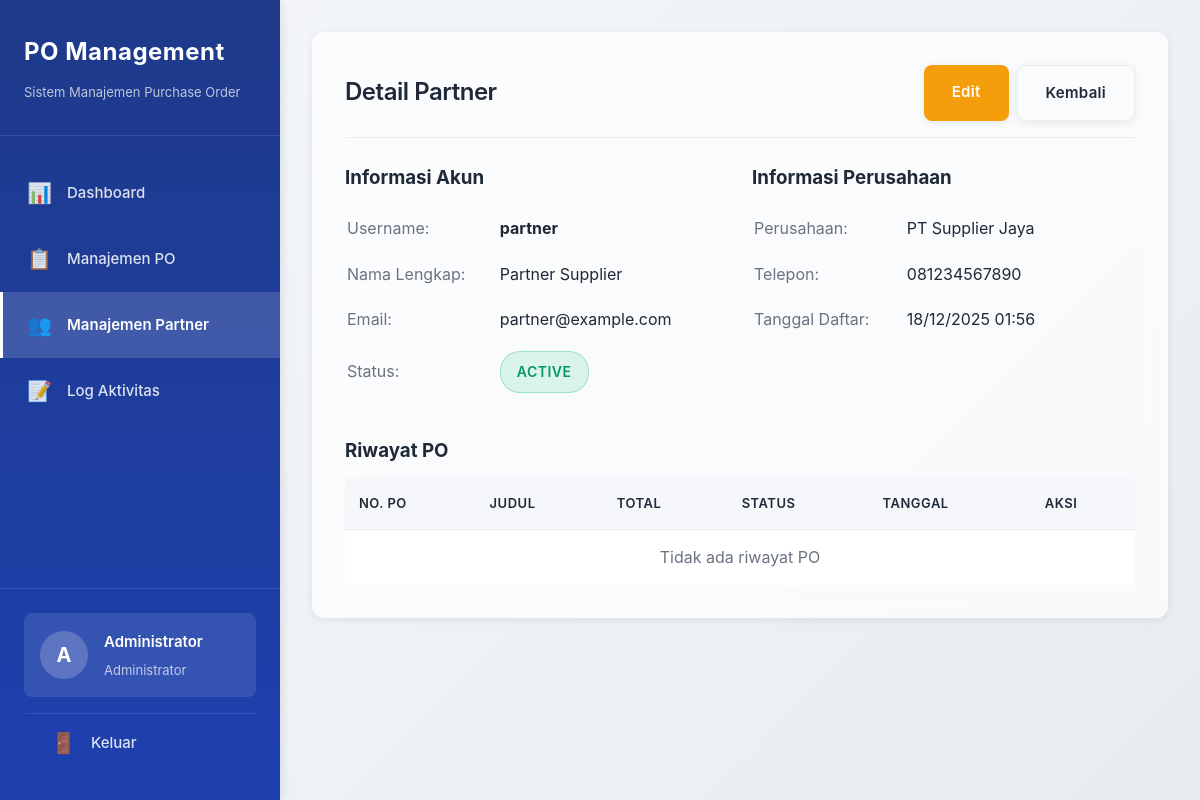
The app's page /admin/partner_view.php?id=2 (signed in) with its own data.
### tables this page shows
CREATE TABLE IF NOT EXISTS users (
    id INT AUTO_INCREMENT PRIMARY KEY,
    username VARCHAR(50) UNIQUE NOT NULL,
    password VARCHAR(255) NOT NULL,
    full_name VARCHAR(100) NOT NULL,
    email VARCHAR(100) NOT NULL,
    role ENUM('admin', 'partner') NOT NULL DEFAULT 'partner',
    company_name VARCHAR(200),
    phone VARCHAR(20),
    address TEXT,
    status ENUM('active', 'inactive') DEFAULT 'active',
    created_at TIMESTAMP DEFAULT CURRENT_TIMESTAMP,
    updated_at TIMESTAMP DEFAULT CURRENT_TIMESTAMP ON UPDATE CURRENT_TIMESTAMP,
    INDEX idx_username (username),
    INDEX idx_role (role)
);

### admin/partner_view.php (the view, shortened to what this page needs)
<?php
$pdo = getDBConnection();
$partner_id = intval($_GET['id'] ?? 0);
$stmt = $pdo->prepare("SELECT * FROM users WHERE id = ? AND role = 'partner'");
$stmt->execute([$partner_id]);
$partner = $stmt->fetch();
$stmt = $pdo->prepare("
    SELECT * FROM purchase_orders
    WHERE partner_id = ?
    ORDER BY created_at DESC
    LIMIT 20
");
$stmt->execute([$partner_id]);
$po_history = $stmt->fetchAll();
include '../includes/header.php';
?>
<div class="card">
    <div class="card-header">
        <h2 class="card-title">Detail Partner</h2>
        <div class="action-buttons">
            <a href="partner_edit.php?id=<?php echo $partner_id; ?>" class="btn btn-warning">Edit</a>
            <a href="partners.php" class="btn btn-outline">Kembali</a>
        </div>
    </div>
    <div style="display: grid; grid-template-columns: repeat(auto-fit, minmax(300px, 1fr)); gap: 1.5rem; margin-bottom: 2rem;">
        <div>
            <h3 style="margin-bottom: 0.75rem; color: var(--text-primary);">Informasi Akun</h3>
            <table style="width: 100%;">
                <tr>
                    <td style="padding: 0.5rem 0; color: var(--text-secondary); width: 40%;">Username:</td>
                    <td style="padding: 0.5rem 0;"><strong><?php echo htmlspecialchars($partner['username']); ?></strong></td>
                </tr>
                <tr>
                    <td style="padding: 0.5rem 0; color: var(--text-secondary);">Nama Lengkap:</td>
                    <td style="padding: 0.5rem 0;"><?php echo htmlspecialchars($partner['full_name']); ?></td>
                </tr>
                <tr>
                    <td style="padding: 0.5rem 0; color: var(--text-secondary);">Email:</td>
                    <td style="padding: 0.5rem 0;"><?php echo htmlspecialchars($partner['email']); ?></td>
                </tr>
                <tr>
                    <td style="padding: 0.5rem 0; color: var(--text-secondary);">Status:</td>
                    <td style="padding: 0.5rem 0;">
                        <span class="status-badge <?php echo $partner['status'] === 'active' ? 'status-approved' : 'status-rejected'; ?>">
                            <?php echo ucfirst($partner['status']); ?>
                        </span>
                    </td>
                </tr>
            </table>
        </div>
        <div>
            <h3 style="margin-bottom: 0.75rem; color: var(--text-primary);">Informasi Perusahaan</h3>
            <table style="width: 100%;">
                <?php if ($partner['company_name']): ?>
                    <tr>
                        <td style="padding: 0.5rem 0; color: var(--text-secondary); width: 40%;">Perusahaan:</td>
                        <td style="padding: 0.5rem 0;"><?php echo htmlspecialchars($partner['company_name']); ?></td>
                    </tr>
                <?php endif; ?>
                <?php if ($partner['phone']): ?>
                    <tr>
                        <td style="padding: 0.5rem 0; color: var(--text-secondary);">Telepon:</td>
                        <td style="padding: 0.5rem 0;"><?php echo htmlspecialchars($partner['phone']); ?></td>
                    </tr>
                <?php endif; ?>
                <tr>
                    <td style="padding: 0.5rem 0; color: var(--text-secondary);">Tanggal Daftar:</td>
                    <td style="padding: 0.5rem 0;"><?php echo date('d/m/Y H:i', strtotime($partner['created_at'])); ?></td>
                </tr>
            </table>
        </div>
    </div>
    <h3 style="margin-bottom: 0.75rem; color: var(--text-primary);">Riwayat PO</h3>
    <table class="table">
        <thead>
            <tr>
                <th>No. PO</th>
                <th>Judul</th>
                <th>Total</th>
                <th>Status</th>
                <th>Tanggal</th>
                <th>Aksi</th>
            </tr>
        </thead>
        <tbody>
            <?php if (empty($po_history)): ?>
                <tr>
                    <td colspan="6" style="text-align: center; color: var(--text-secondary);">Tidak ada riwayat PO</td>
                </tr>
            <?php endif; ?>
        </tbody>
    </table>
</div>
<?php include '../includes/footer.php'; ?>

### assets/css/style.css (style rules this page uses)
* { margin: 0; padding: 0; box-sizing: border-box; }
:root { --primary-color: #4a6fa5; --primary-dark: #3a5a8a; --primary-light: rgba(74, 111, 165, 0.1); --secondary-color: #6b7280; --success-color: #10b981; --success-light: rgba(16, 185, 129, 0.1); --danger-color: #ef4444; --danger-light: rgba(239, 68, 68, 0.1); --warning-color: #f59e0b; --warning-light: rgba(245, 158, 11, 0.1); --info-color: #3b82f6; --info-light: rgba(59, 130, 246, 0.1); --bg-color: #f5f7fa; --card-bg: rgba(255, 255, 255, 0.95); --card-bg-hover: rgba(255, 255, 255, 1); --text-primary: #1f2937; --text-secondary: #6b7280; --border-color: rgba(229, 231, 235, 0.8); --shadow: 0 2px 8px rgba(0, 0, 0, 0.08); --shadow-md: 0 4px 12px rgba(0, 0, 0, 0.1); --shadow-lg: 0 8px 24px rgba(0, 0, 0, 0.12); --glass-effect: rgba(255, 255, 255, 0.7); --glass-border: rgba(255, 255, 255, 0.18); }
body { font-family: -apple-system, BlinkMacSystemFont, 'Segoe UI', Roboto, 'Helvetica Neue', Arial, sans-serif; background: linear-gradient(135deg, #f5f7fa 0%, #e8ecf1 100%); background-attachment: fixed; color: var(--text-primary); line-height: 1.7; font-size: 16px; min-height: 100vh; }
body:not(.login-page) { display: flex; }
.card { background: var(--glass-effect); backdrop-filter: blur(10px); -webkit-backdrop-filter: blur(10px); border: 1px solid var(--glass-border); border-radius: 12px; box-shadow: var(--shadow); padding: 2rem; margin-bottom: 2rem; transition: all 0.3s ease; }
.card-header { display: flex; justify-content: space-between; align-items: center; margin-bottom: 1.5rem; padding-bottom: 1rem; border-bottom: 1px solid var(--border-color); }
.card-title { font-size: 1.5rem; font-weight: 600; color: var(--text-primary); letter-spacing: -0.02em; }
.btn { display: inline-block; padding: 0.875rem 1.75rem; border: none; border-radius: 8px; font-size: 0.9375rem; font-weight: 600; cursor: pointer; text-decoration: none; transition: all 0.3s ease; text-align: center; letter-spacing: 0.3px; box-shadow: var(--shadow); }
.btn-warning { background-color: var(--warning-color); color: white; }
.btn-outline { background-color: transparent; border: 1px solid var(--border-color); color: var(--text-primary); }
.table { width: 100%; border-collapse: collapse; background-color: var(--card-bg); }
.table th, .table td { padding: 0.875rem; text-align: left; border-bottom: 1px solid var(--border-color); }
.table th { background-color: var(--bg-color); font-weight: 600; color: var(--text-primary); font-size: 0.8125rem; text-transform: uppercase; letter-spacing: 0.5px; }
.table tbody tr:last-child td { border-bottom: none; }
.status-badge { display: inline-block; padding: 0.5rem 1rem; border-radius: 20px; font-size: 0.875rem; font-weight: 600; text-transform: uppercase; letter-spacing: 0.5px; border: 1.5px solid; backdrop-filter: blur(10px); -webkit-backdrop-filter: blur(10px); }
.status-approved { background: rgba(16, 185, 129, 0.15); color: #059669; border-color: rgba(16, 185, 129, 0.3); }
.action-buttons { display: flex; gap: 0.5rem; flex-wrap: wrap; }

### records on screen
users: username "partner", full_name "Partner Supplier", email "partner@example.com", status "ACTIVE", company_name "PT Supplier Jaya", phone "081234567890", created_at "18/12/2025 01:56"

### other values on screen
substr($_SESSION['full_name'], 0, 1) "A"
$_SESSION['full_name'] "Administrator"
